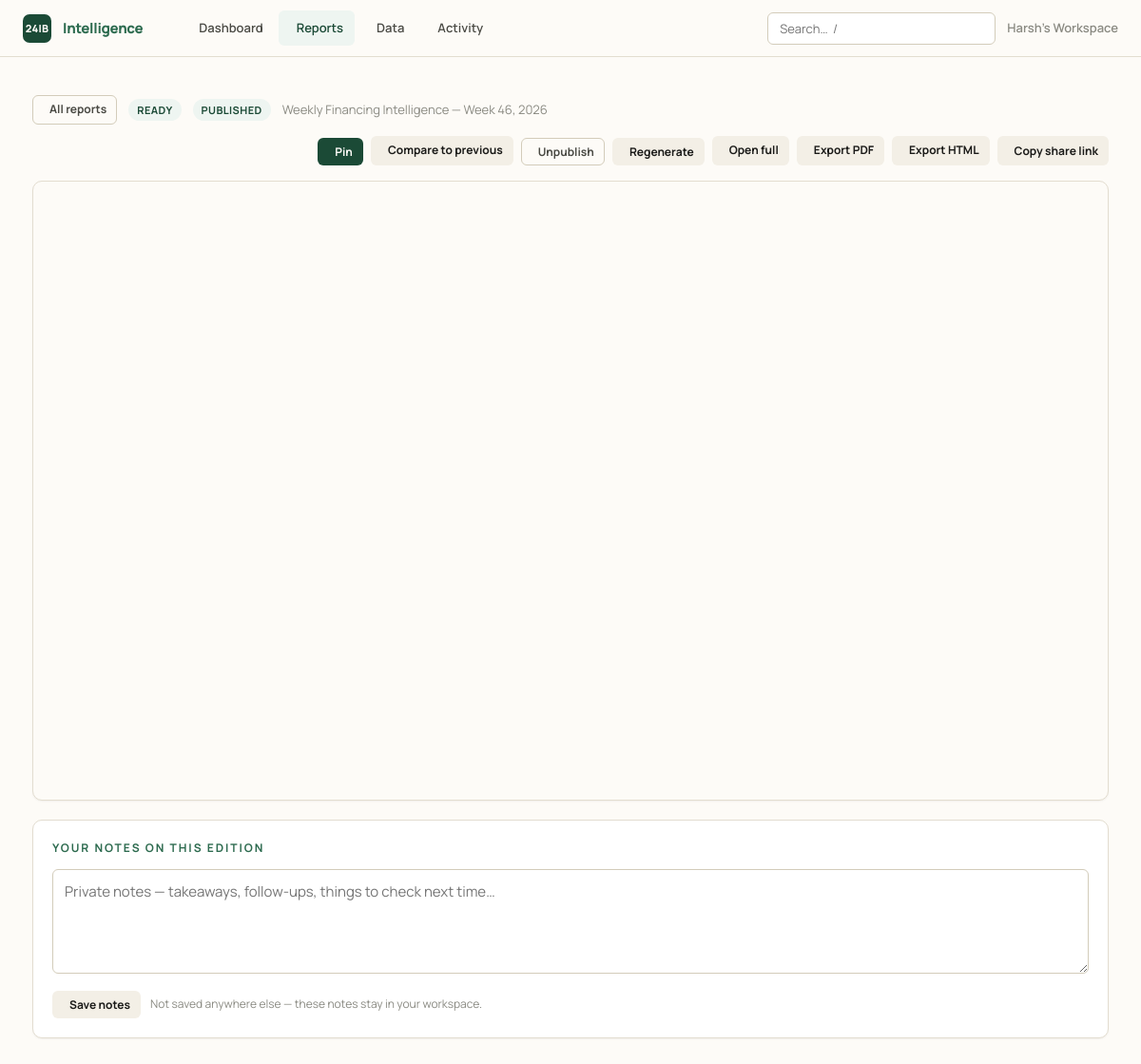
Screenshot of /reports/121 with the database file from the repository.
### intelligence/models.py (models this page shows, shortened)
class Organization(db.Model):
    __tablename__ = "organizations"
    id: Mapped[int] = mapped_column(primary_key=True)
    name: Mapped[str] = mapped_column(String(160), nullable=False)
    slug: Mapped[str] = mapped_column(String(80), unique=True, nullable=False)
    created_at: Mapped[datetime] = mapped_column(DateTime, default=_utcnow)
    deals: Mapped[list["FundingDeal"]] = relationship(back_populates="organization", cascade="all, delete-orphan")
    reports: Mapped[list["Report"]] = relationship(back_populates="organization", cascade="all, delete-orphan")
    api_keys: Mapped[list["ApiKey"]] = relationship(back_populates="organization", cascade="all, delete-orphan")

class Report(db.Model):
    __tablename__ = "reports"
    id: Mapped[int] = mapped_column(primary_key=True)
    organization_id: Mapped[int] = mapped_column(ForeignKey("organizations.id"), nullable=False)
    period_type: Mapped[PeriodType] = mapped_column(Enum(PeriodType), nullable=False)
    period_key: Mapped[str] = mapped_column(String(40), nullable=False)  # e.g. 2026-W14, 2026-05, 2026-Q1, 2026
    title: Mapped[str] = mapped_column(String(240), default="")
    edition_no: Mapped[int | None] = mapped_column(Integer, nullable=True)
    status: Mapped[ReportStatus] = mapped_column(Enum(ReportStatus), default=ReportStatus.PENDING)
    payload_json: Mapped[str] = mapped_column(Text, default="{}")  # see `payload` property — the full computed report
    error: Mapped[str | None] = mapped_column(Text, nullable=True)  # set only when status == FAILED
    share_token: Mapped[str] = mapped_column(String(48), default=_token, unique=True, index=True)
    is_published: Mapped[bool] = mapped_column(Boolean, default=False)
    notes: Mapped[str] = mapped_column(Text, default="")  # free-form personal notes, not shown on the public page
    created_at: Mapped[datetime] = mapped_column(DateTime, default=_utcnow)
    generated_at: Mapped[datetime | None] = mapped_column(DateTime, nullable=True)  # set when status becomes READY
    organization: Mapped["Organization"] = relationship(back_populates="reports")
    @property
    def payload(self) -> dict:
        return json.loads(self.payload_json or "{}")
    @payload.setter
    def payload(self, data: dict) -> None:
        """Serialise ``data`` to JSON for storage.

        ``default=str`` lets ``date``/``datetime`` values inside the payload
        (produced by ``aggregate.build_payload``) serialise without callers
        having to hand-roll a JSON encoder for every report field.
        """
        self.payload_json = json.dumps(data, default=str)

### intelligence/reports/routes.py (the view)
@bp.route("/<int:report_id>")
def view(report_id: int):
    report = _get_report(report_id)
    prev_report = None
    try:
        anchor = parse_key(report.period_type.value, report.period_key)
        prev_key = resolve(report.period_type.value, anchor).prev_key
        prev_report = db.session.scalars(
            select(Report).where(
                Report.organization_id == report.organization_id,
                Report.period_type == report.period_type,
                Report.period_key == prev_key,
                Report.status == ReportStatus.READY,
            )
        ).first()
    except Exception:
        pass
    from ..models import Favorite
    is_favorite = db.session.scalar(
        select(Favorite.id).where(Favorite.organization_id == report.organization_id,
                                  Favorite.kind == "report", Favorite.ref == str(report.id))
    ) is not None
    return render_template("reports/view.html", report=report, p=report.payload,
                           standalone=False, prev_report=prev_report,
                           is_favorite=is_favorite, active="reports")

### intelligence/__init__.py (called while the page is built)
def _register_security_headers(app: Flask) -> None:
    @app.after_request
    def _set_headers(resp):  # noqa: WPS430
        resp.headers.setdefault("X-Content-Type-Options", "nosniff")
        resp.headers.setdefault("X-Frame-Options", "SAMEORIGIN")
        resp.headers.setdefault("Referrer-Policy", "strict-origin-when-cross-origin")
        resp.headers.setdefault("Content-Security-Policy", _CSP)
        if app.config.get("SESSION_COOKIE_SECURE"):
            resp.headers.setdefault(
                "Strict-Transport-Security", "max-age=31536000; includeSubDomains"
            )
        return resp

### intelligence/clock.py (called while the page is built)
def utcnow() -> datetime:
    return datetime.now(timezone.utc).replace(tzinfo=None)

### intelligence/engine/periods.py (called while the page is built, shortened)
def _iso_week_bounds(year: int, week: int) -> tuple[date, date]:
    monday = date.fromisocalendar(year, week, 1)
    return monday, monday + timedelta(days=6)

def _edition_for(year: int, week: int) -> int:
    weeks_between = (date.fromisocalendar(year, week, 1) - date.fromisocalendar(_ANCHOR_YEAR, _ANCHOR_WEEK, 1)).days // 7
    return _ANCHOR_EDITION + weeks_between

def resolve(period_type: str, anchor: date | None = None, *, trend_len: int | None = None) -> ResolvedPeriod:
    anchor = anchor or date.today()
    period_type = period_type.lower()
    if period_type == "weekly":
        return _resolve_weekly(anchor, trend_len or 10)

def parse_key(period_type: str, key: str) -> date:
    period_type = period_type.lower()
    if period_type == "weekly":
        y, w = key.split("-W")
        return date.fromisocalendar(int(y), int(w), 3)

### intelligence/reports/routes.py (called while the page is built)
def _get_report(report_id: int) -> Report:
    org = require_org()
    report = db.session.get(Report, report_id)
    if not report or report.organization_id != org.id:
        abort(404)
    return report

### intelligence/tenancy.py (called while the page is built, shortened)
def ensure_workspace() -> Organization:
    org = db.session.query(Organization).first()
    if org is not None:
        return org

def require_org() -> Organization:
    if "workspace" not in g:
        g.workspace = ensure_workspace()
    return g.workspace

### intelligence/templates/reports/view.html (shortened to what this page needs)
{% extends "base.html" %}
{% set active = 'reports' %}
{% block content %}
<div class="report-actions" style="display:flex; gap:var(--sp-3); align-items:center; margin-bottom:var(--sp-4); flex-wrap:wrap;">
  <a class="btn btn-ghost btn-sm" href="{{ url_for('reports.index') }}"> All reports</a>
  <span class="badge badge-{{ 'green' if report.status.value=='ready' else 'amber' }}">{{ report.status.value }}</span>
  {% if report.period_type.value in ('weekly','monthly') %}
  <span class="badge badge-{{ 'green' if report.is_published else 'gray' }}"
        title="{{ 'Live on the public site' if report.is_published else 'Not on the public site' }}">
    {{ 'published' if report.is_published else 'draft' }}
  </span>
  {% endif %}
  <span class="muted" style="font-size:var(--text-sm)">{{ report.title }}</span>
  <div style="margin-left:auto; display:flex; gap:var(--sp-2); flex-wrap:wrap;">
    <form method="post" action="{{ url_for('explore.toggle_favorite') }}">
      <button class="btn {{ 'btn-ghost' if is_favorite else 'btn-primary' }} btn-sm" type="submit">
        <i class="ph ph-star{{ '-fill' if is_favorite }}" aria-hidden="true"></i> {{ 'Pinned' if is_favorite else 'Pin' }}
      </button>
    </form>
    {% if prev_report %}
    <a class="btn btn-sm" href="{{ url_for('reports.compare', a=prev_report.id, b=report.id) }}">
       Compare to previous
    </a>
    {% endif %}
    {% if report.period_type.value in ('weekly','monthly') %}
      {% if report.is_published %}
      <form method="post" action="{{ url_for('reports.unpublish', report_id=report.id) }}"
            data-confirm="Remove this edition from the public site? The page is deleted and neighbouring reports are relinked."
            data-busy="Unpublishing…">
        <button class="btn btn-ghost btn-sm" type="submit"> Unpublish</button>
      </form>
      {% else %}
      <form method="post" action="{{ url_for('reports.publish', report_id=report.id) }}" data-busy="Publishing…">
        <button class="btn btn-sm" type="submit"><i class="ph ph-globe" aria-hidden="true"></i> Publish</button>
      </form>
      {% endif %}
    {% endif %}
    <form method="post" action="{{ url_for('reports.regenerate', report_id=report.id) }}"
          data-busy="Regenerating…">
      <button class="btn btn-sm" type="submit"> Regenerate</button>
    </form>
    <a class="btn btn-sm" target="_blank" rel="noopener" href="{{ url_for('reports.share', token=report.share_token) }}"> Open full</a>
    <a class="btn btn-sm" href="{{ url_for('reports.pdf', report_id=report.id) }}"> Export PDF</a>
    <a class="btn btn-sm" href="{{ url_for('reports.html', report_id=report.id) }}"> Export HTML</a>
    <button class="btn btn-sm" type="button" id="copyShare"
            data-url="{{ url_for('reports.share', token=report.share_token, _external=True) }}">
       Copy share link
    </button>
  </div>
</div>
{% if report.status.value == 'ready' %}
  <div class="report-frame-wrap">
    <iframe class="report-frame" src="{{ url_for('reports.share', token=report.share_token) }}"
            title="{{ report.title }}" loading="lazy"
            onload="document.getElementById('frameLoading').hidden = true"></iframe>
  </div>
  <div class="card" style="margin-top:var(--sp-5)">
    <div class="eyebrow" style="margin-bottom:var(--sp-3)">Your notes on this edition</div>
    <form method="post" action="{{ url_for('reports.save_notes', report_id=report.id) }}"
          data-busy="Saving…" data-dirty-guard>
      <textarea class="input" id="report-notes" name="notes" rows="4" maxlength="20000"
                placeholder="Private notes — takeaways, follow-ups, things to check next time…"
                style="width:100%;resize:vertical;font-family:var(--font-sans)">{{ report.notes }}</textarea>
      <div style="display:flex;align-items:center;gap:10px;margin-top:var(--sp-3)">
        <button class="btn btn-sm" type="submit"> Save notes</button>
        <span class="muted" style="font-size:var(--text-xs)">
          {% if report.notes %}Saved · {{ report.notes|length }} characters{% else %}Not saved anywhere else — these notes stay in your workspace.{% endif %}
        </span>
      </div>
    </form>
  </div>
{% endif %}
{% endblock %}

### intelligence/templates/base.html (shortened to what this page needs)
<!doctype html>
<html lang="en">
<head>
  <link rel="stylesheet" href="{{ url_for('static', filename='css/tokens.css') }}">
  <link rel="stylesheet" href="{{ url_for('static', filename='css/app.css') }}">
</head>
<body>
  <nav class="nav">
    <a href="{{ url_for('dashboard.home') }}" class="nav-brand">
      <span class="nav-mark" aria-hidden="true">24IB</span>
      <span>Intelligence</span>
    </a>
    <div class="nav-links">
      <a class="nav-link {{ 'active' if active=='dashboard' }}" href="{{ url_for('dashboard.home') }}">Dashboard</a>
      <a class="nav-link {{ 'active' if active=='reports' }}" href="{{ url_for('reports.index') }}">Reports</a>
      <a class="nav-link {{ 'active' if active=='data' }}" href="{{ url_for('data.index') }}">Data</a>
      <a class="nav-link {{ 'active' if active=='runs' }}" href="{{ url_for('dashboard.runs') }}">Activity</a>
    </div>
    <div class="nav-right">
      <form action="{{ url_for('explore.search') }}" method="get" role="search" class="nav-search">
        <input class="input" id="global-search" type="search" name="q"
               placeholder="Search…  /" title="Press / to focus">
      </form>
      <span class="nav-org">{{ current_org.name if current_org }}</span>
    </div>
  </nav>
  {% block body %}
  <main class="container" id="main">
    {% block content %}{% endblock %}
  </main>
  {% endblock %}
</body>
</html>

### intelligence/static/css/tokens.css (style rules this page uses)
:root { --cream: #fdfbf7; --sand: #f3efe6; --sand-2: #ece7da; --border: #e3ddd0; --border-strong: #d3ccba; --ink: #1a1a18; --slate: #4a4a44; --dust: #8a8a82; --ghost: #b8b8ae; --g900: #0a2418; --g800: #1b4a36; --g700: #2d6b4f; --g600: #3d8a67; --g400: #7ab896; --g200: #b8ddc9; --g50: #eef5f1; --b700: #1f4e79; --b500: #3b82c4; --b50: #eef5fd; --r700: #9b2c2c; --r500: #d64545; --r50: #fdf0f0; --a700: #92600a; --a500: #d99a16; --a50: #fef8ec; --font-serif: 'Newsreader', Georgia, 'Times New Roman', serif; --font-sans: 'Manrope', system-ui, -apple-system, sans-serif; --font-mono: 'JetBrains Mono', ui-monospace, 'SF Mono', monospace; --text-2xs: 0.6875rem; --text-xs: 0.75rem; --text-sm: 0.8125rem; --text-base:0.9375rem; --text-md: 1.0625rem; --text-lg: 1.25rem; --text-xl: 1.5rem; --text-2xl: 2rem; --text-3xl: 2.75rem; --track-tight: -0.02em; --track-normal: 0; --track-wide: 0.04em; --track-widest: 0.16em; --sp-1: 4px; --sp-2: 8px; --sp-3: 12px; --sp-4: 16px; --sp-5: 20px; --sp-6: 24px; --sp-8: 32px; --sp-10: 40px; --sp-12: 48px; --sp-16: 64px; --sp-24: 96px; --radius-sm: 6px; --radius: 10px; --radius-lg: 16px; --shadow-sm: 0 1px 2px rgba(26,26,24,0.05); --shadow: 0 4px 16px rgba(26,26,24,0.07); --shadow-lg: 0 12px 40px rgba(26,26,24,0.10); --ease-out: cubic-bezier(0.16, 1, 0.3, 1); --ease-spring: cubic-bezier(0.34, 1.56, 0.64, 1); --dur-fast: 120ms; --dur-base: 220ms; --nav-h: 60px; --max-content: 1180px; --max-article: 760px; }

### intelligence/templates/reports/view.html (style rules this page uses)
.report-frame-wrap { background: #fdfbf7; border: 1px solid var(--border); border-radius: var(--radius); overflow: hidden; box-shadow: var(--shadow-sm); position: relative; }
.report-frame { width: 100%; height: calc(100vh - 150px); min-height: 520px; border: 0; display: block; }

### rows the page displays
Organization: name "Harsh's Workspace"
Report: status.value "READY", is_published "PUBLISHED", title "Weekly Financing Intelligence — Week 46, 2026"

### other values shown
{{ 'Pinned' if is_favorite else 'Pin' }} "Pin"
